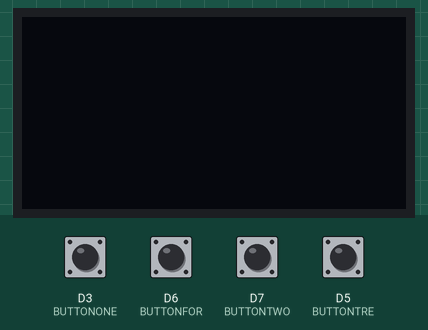
Bench run of a sketch on a simulated ESP8266 (NodeMCU). On the bench: 128×64 one-colour display. The test bench sets the inputs (shaded band); at power-on: D3 (BUTTONONE), D5 (BUTTONTRE), D6 (BUTTONFOR), D7 (BUTTONTWO) HIGH. The display library's start-up logo is not drawn; random numbers use the default seed unless the sketch sets one.

Above: at 3.2 s.
3.3 s: D3 (BUTTONONE) pulled LOW for 0.15 s
At 3.38 s:
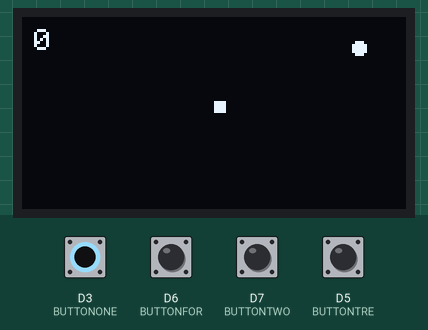
4.0 s: D6 (BUTTONFOR) pulled LOW for 0.15 s
At 4.14 s:
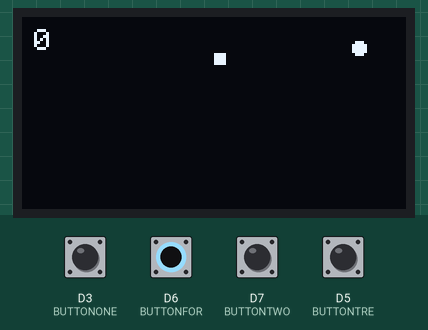
4.7 s: D7 (BUTTONTWO) pulled LOW for 0.15 s
At 4.89 s:
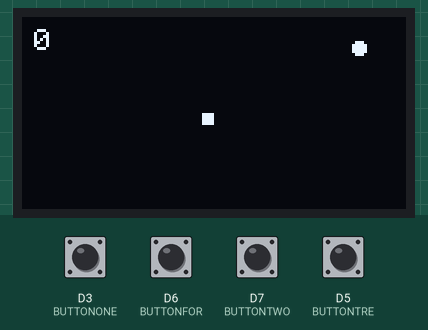
5.4 s: D5 (BUTTONTRE) pulled LOW for 0.15 s
At 5.52 s:
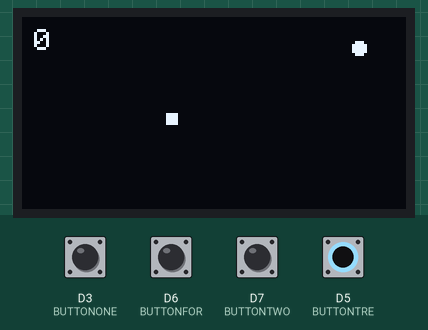
6.1 s: D3 (BUTTONONE) pulled LOW for 1 s
At 6.27 s:
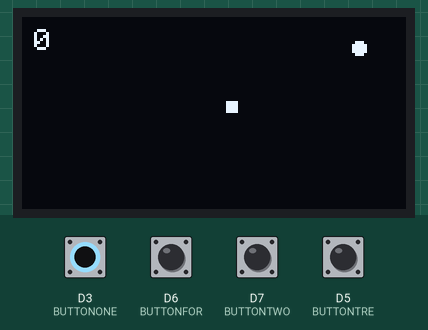
Timing chart, 0 to 9.1 s (numbered marks = the images above; inputs shaded):
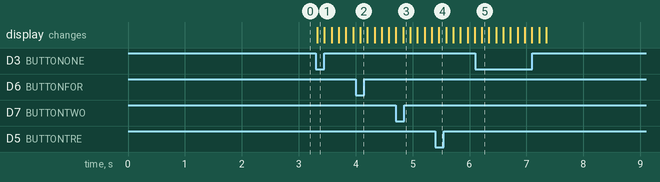

The sketch:

Snake.ino
```cpp
#include <SPI.h>
#include <Wire.h>
#include <Adafruit_GFX.h>
#include <Adafruit_SSD1306.h>


#define SCREEN_WIDTH 128
#define SCREEN_HEIGHT 64
#define OLED_RESET    -1
Adafruit_SSD1306 display(SCREEN_WIDTH, SCREEN_HEIGHT, &Wire, OLED_RESET);

#define BUTTONONE D3 //Up
#define BUTTONTWO D7 //Left
#define BUTTONTRE D5 //Right
#define BUTTONFOR D6 //Down

int up, down, left, right;
int headX = 64; int headY = 32;
int lastX, lastY;
int foodX, foodY;
bool fUp = false;
bool fDown = false;
bool fLeft = false;
bool fRight = false;

bool eaten = true;
bool dead = false;


int points  = -1;
int bufX[128];
int bufY[128];

bool game = true;
bool deadDisplay = false;


bool checkIntersect(int x, int y){
    for(int i = 1; i < points; i++){
        if(bufX[i] == x && bufY[i] == y){
            return true;
        }
    }
    return false;
}

bool checkWall(int x, int y){
    if((x < 0 || x > 124) || (y < 0 || y > 61)){
        return true;
    }
    else{
        return false;
    }
}

void setup(){
    Serial.begin(115200);

    if(!display.begin(SSD1306_SWITCHCAPVCC, 0x3C)) {
        Serial.println(F("Screen allocation failed"));
        for(;;);
    }

    pinMode(BUTTONONE,INPUT_PULLUP);
    pinMode(BUTTONTWO,INPUT_PULLUP);  //Initialize Buttons
    pinMode(BUTTONTRE,INPUT_PULLUP);
    pinMode(BUTTONFOR,INPUT_PULLUP);

    // Show initial display buffer contents on the screen
    display.display();
    delay(2000);

    display.clearDisplay();

    display.setCursor(4,4);
    display.setTextColor(SSD1306_WHITE);
    display.setTextSize(1);
}

void loop(){
    if(game){
        bool flag = false;
        up = digitalRead(BUTTONONE);
        down = digitalRead(BUTTONFOR);
        left = digitalRead(BUTTONTWO);
        right = digitalRead(BUTTONTRE);

        if(up == LOW){
            fUp = true;
            fDown = false;
            fLeft = false;
            fRight = false;
        }
        if(down == LOW){
            fUp = false;
            fDown = true;
            fLeft = false;
            fRight = false;
        }
        if(left == LOW){
            fUp = false;
            fDown = false;
            fLeft = true;
            fRight = false;
        }
        if(right == LOW){
            fUp = false;
            fDown = false;
            fLeft = false;
            fRight = true;
        }
        if(fUp){
            headY-=4;
            flag = true;
        }
        if(fDown){
            headY+=4;
            flag = true;
        }
        if(fLeft){
            headX-=4;
            flag = true;
        }
        if(fRight){
            headX+=4;
            flag = true;
        }
        int distanceX = headX - foodX;
        int distanceY = headY - foodY;
        if((distanceX<=4 && distanceX >= -4)&&(distanceY<=4 && distanceY >= -4)){
            eaten = true;
        }
        if(flag){
            display.clearDisplay();
            if(eaten){
                bool notIn = true;
                while(notIn == true){
                    foodX = random(3,124);
                    foodY = random(3,60);
                    notIn = checkIntersect(foodX,foodY);
                }
                points++;
                eaten = false;
            }
            display.setCursor(4,4);
            for(int i = 0; i < points; i++){
                display.fillRect(bufX[i],bufY[i],4,4,WHITE);
            }
            int tempX, tempY;
            for(int i = 0; i < points; i++){
                bufX[points-1-i] = bufX[points-2-i];
                bufY[points-1-i] = bufY[points-2-i];
            }
            bufX[0] = headX;
            bufY[0] = headY;
            bool killedBySnake = checkIntersect(headX,headY);
            bool killedByWall  = checkWall(headX, headY);
            if(killedBySnake || killedByWall){
                game = false;
                deadDisplay = true;
            }
            display.println(points);
            display.fillCircle(foodX, foodY, 2, WHITE);
            display.fillRect(headX, headY, 4, 4, WHITE);
            display.display();
            delay(100);
        }
    }
    else{
        if(deadDisplay){
            display.setCursor(25,25);
            display.setTextColor(SSD1306_WHITE);
            display.setTextSize(2);
            display.println("YOU LOST");
            display.display();
        }
        up = digitalRead(BUTTONONE);
        down = digitalRead(BUTTONFOR);
        if(up == LOW && down == LOW){
            game = true;
            deadDisplay = false;
            points = 0;
            display.clearDisplay();
            display.setCursor(4,4);
            display.setTextColor(SSD1306_WHITE);
            display.setTextSize(1);
        }

    }
}
```

Measured:
- after the input at 3.3 s, the display: changes at once (image 1)
